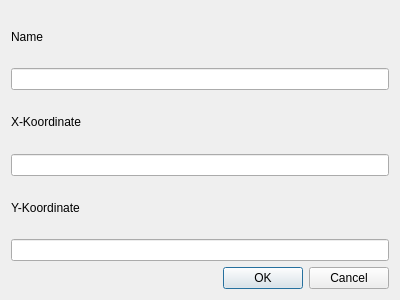
<?xml version="1.0" encoding="UTF-8"?>
<ui version="4.0">
 <class>DialogAddCity</class>
 <widget class="QDialog" name="DialogAddCity">
  <property name="geometry">
   <rect>
    <x>0</x>
    <y>0</y>
    <width>400</width>
    <height>300</height>
   </rect>
  </property>
  <property name="windowTitle">
   <string>Dialog</string>
  </property>
  <layout class="QGridLayout" name="gridLayout">
   <item row="0" column="0">
    <widget class="QLabel" name="label">
     <property name="text">
      <string>Name</string>
     </property>
    </widget>
   </item>
   <item row="1" column="0">
    <widget class="QLineEdit" name="lineEdit_name"/>
   </item>
   <item row="2" column="0">
    <widget class="QLabel" name="label_2">
     <property name="text">
      <string>X-Koordinate</string>
     </property>
    </widget>
   </item>
   <item row="3" column="0">
    <widget class="QLineEdit" name="lineEdit_x"/>
   </item>
   <item row="4" column="0">
    <widget class="QLabel" name="label_3">
     <property name="text">
      <string>Y-Koordinate</string>
     </property>
    </widget>
   </item>
   <item row="5" column="0">
    <widget class="QLineEdit" name="lineEdit_y"/>
   </item>
   <item row="6" column="0">
    <widget class="QDialogButtonBox" name="buttonBox">
     <property name="orientation">
      <enum>Qt::Orientation::Horizontal</enum>
     </property>
     <property name="standardButtons">
      <set>QDialogButtonBox::StandardButton::Cancel|QDialogButtonBox::StandardButton::Ok</set>
     </property>
    </widget>
   </item>
  </layout>
 </widget>
 <resources/>
 <connections>
  <connection>
   <sender>buttonBox</sender>
   <signal>accepted()</signal>
   <receiver>DialogAddCity</receiver>
   <slot>accept()</slot>
   <hints>
    <hint type="sourcelabel">
     <x>248</x>
     <y>254</y>
    </hint>
    <hint type="destinationlabel">
     <x>157</x>
     <y>274</y>
    </hint>
   </hints>
  </connection>
  <connection>
   <sender>buttonBox</sender>
   <signal>rejected()</signal>
   <receiver>DialogAddCity</receiver>
   <slot>reject()</slot>
   <hints>
    <hint type="sourcelabel">
     <x>316</x>
     <y>260</y>
    </hint>
    <hint type="destinationlabel">
     <x>286</x>
     <y>274</y>
    </hint>
   </hints>
  </connection>
 </connections>
</ui>
